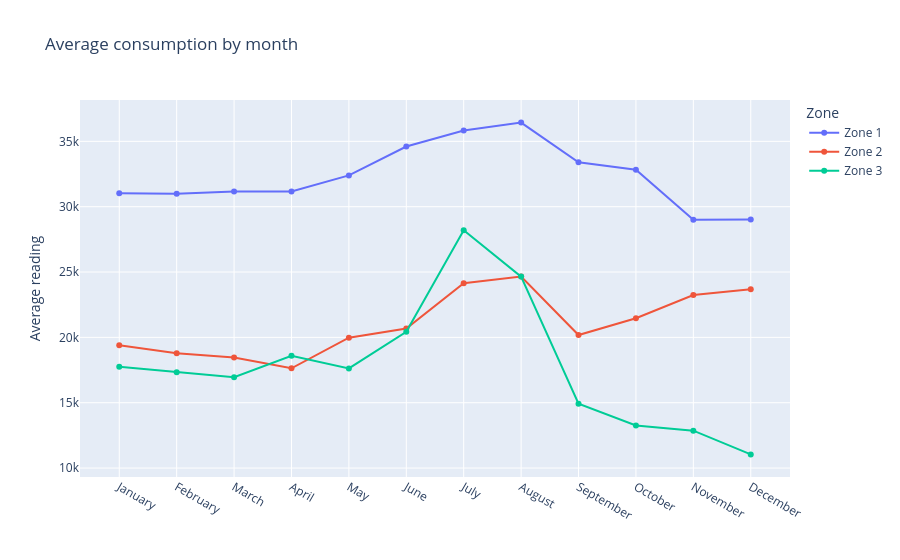

Notebook cell for this chart:
### Code cell
fig = px.line(monthly.rename(columns=labels).reset_index(), x="Month_Name", y=["Zone 1","Zone 2","Zone 3"],
              markers=True, title="Average consumption by month")
fig.update_layout(xaxis_title="", yaxis_title="Average reading", legend_title="Zone")
fig.write_html("visuals/monthly_pattern.html")
fig.show()

### Figure 1 — Plotly figure (JSON) as saved in the notebook; plotly's stock layout.template omitted (floating-point values rounded to 4 significant figures)
{"data": [{"hovertemplate": "variable=Zone 1<br>Month_Name=%{x}<br>value=%{y}<extra></extra>", "legendgroup": "Zone 1", "line": {"color": "#636efa", "dash": "solid"}, "marker": {"symbol": "circle"}, "mode": "lines+markers", "name": "Zone 1", "orientation": "v", "showlegend": true, "type": "scatter", "x": ["January", "February", "March", "April", "May", "June", "July", "August", "September", "October", "November", "December"], "xaxis": "x", "y": [31030.0, 30990.0, 31160.0, 31170.0, 32400.0, 34610.0, 35830.0, 36440.0, 33400.0, 32830.0, 29000.0, 29020.0], "yaxis": "y"}, {"hovertemplate": "variable=Zone 2<br>Month_Name=%{x}<br>value=%{y}<extra></extra>", "legendgroup": "Zone 2", "line": {"color": "#EF553B", "dash": "solid"}, "marker": {"symbol": "circle"}, "mode": "lines+markers", "name": "Zone 2", "orientation": "v", "showlegend": true, "type": "scatter", "x": ["January", "February", "March", "April", "May", "June", "July", "August", "September", "October", "November", "December"], "xaxis": "x", "y": [19390.0, 18790.0, 18460.0, 17630.0, 19980.0, 20670.0, 24150.0, 24660.0, 20180.0, 21470.0, 23240.0, 23680.0], "yaxis": "y"}, {"hovertemplate": "variable=Zone 3<br>Month_Name=%{x}<br>value=%{y}<extra></extra>", "legendgroup": "Zone 3", "line": {"color": "#00cc96", "dash": "solid"}, "marker": {"symbol": "circle"}, "mode": "lines+markers", "name": "Zone 3", "orientation": "v", "showlegend": true, "type": "scatter", "x": ["January", "February", "March", "April", "May", "June", "July", "August", "September", "October", "November", "December"], "xaxis": "x", "y": [17750.0, 17340.0, 16950.0, 18590.0, 17620.0, 20430.0, 28190.0, 24650.0, 14920.0, 13260.0, 12860.0, 11040.0], "yaxis": "y"}], "layout": {"legend": {"title": {"text": "Zone"}, "tracegroupgap": 0}, "title": {"text": "Average consumption by month"}, "xaxis": {"anchor": "y", "domain": [0, 1], "title": {"text": ""}}, "yaxis": {"anchor": "x", "domain": [0, 1], "title": {"text": "Average reading"}}}}
